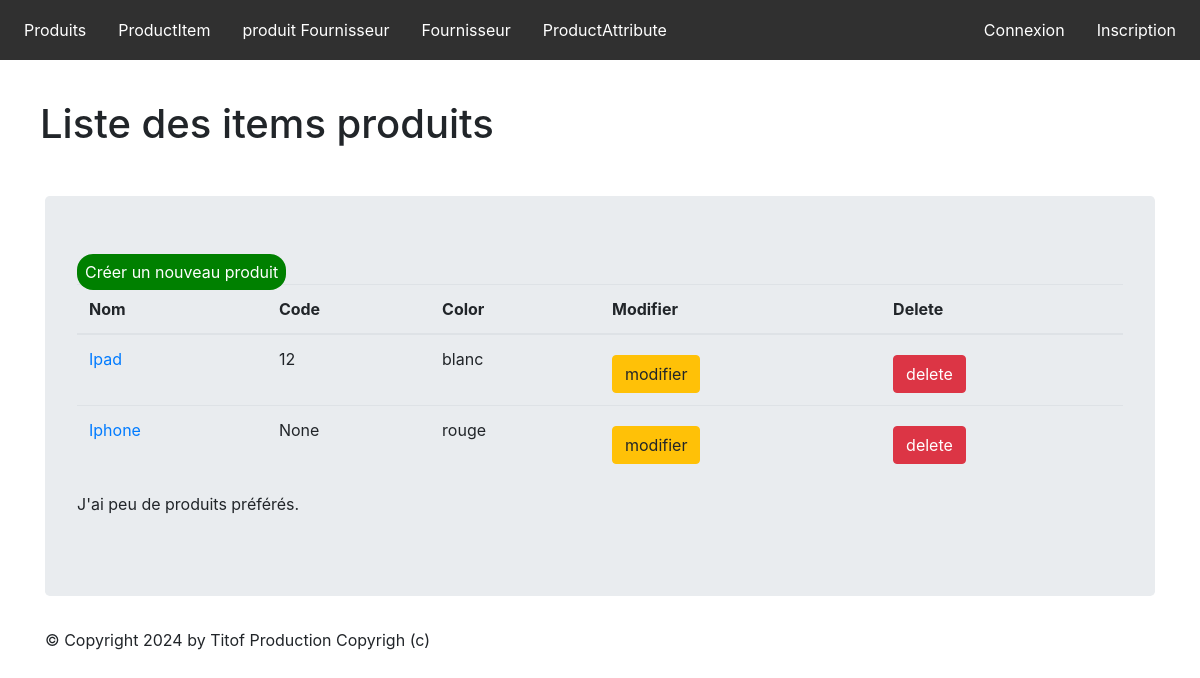
/monapp/productItem/list, run on the app's committed database.
### monapp/models.py (models this page shows, shortened)
class ProductItem(models.Model):
    class Meta:
        verbose_name = "Déclinaison Produit"
    color   = models.CharField(max_length=100)
    code    = models.CharField(max_length=10, null=True, blank=True, unique=True)
    product = models.ForeignKey('Product', on_delete=models.CASCADE)
    attributes  = models.ManyToManyField("ProductAttributeValue", related_name="product_item", null=True, blank=True)

class Product(models.Model):
    class Meta:
        verbose_name = "Produit"
    name          = models.CharField(max_length=100)
    code          = models.CharField(max_length=10, null=True, blank=True, unique=True)
    status        = models.SmallIntegerField(choices=PRODUCT_STATUS, default=0)
    date_creation = models.DateTimeField(blank=True, verbose_name="Date création")
    stock         = models.IntegerField(default= 0 ,validators=[MinValueValidator(0)])

### monapp/views.py (the view)
# urls.py: path("productItem/list",views.ProductItemListView.as_view(),name="productItem-list"),
class ProductItemListView(ListView):
    model = ProductItem
    template_name = "monapp/list_productsItem.html"
    context_object_name = "products"
    def get_queryset(self ) :
        return ProductItem.objects.order_by("color")
    def get_context_data(self, **kwargs):
        context = super(ProductItemListView, self).get_context_data(**kwargs)
        context['titremenu'] = "Liste des items produits"
        return context

### monapp/templates/monapp/list_productsItem.html (shortened to what this page needs)
{% extends 'monapp/base.html' %}
{% block menu %}
    <h1>    {{ titremenu }}    </h1>
{% endblock %}
{% block contenu %}
    <table class="table">
    <a class="btnCree" href="{% url 'productItem-add' %}">Créer un nouveau produit</a>
    <thead>
        <th>Nom</th>
        <th>Code</th>
        <th>Color</th>
        <th>Modifier</th>
        <th>Delete</th>
    </thead>
    <tbody>
    {% for prdct in products %}
    <tr>
        <td><a href="{% url 'productItem-detail' prdct.id %}">{{ prdct.product.name }}</a></td>
        <td>{{ prdct.code }} </td>
        <td>{{ prdct.color }} </td>
        <td>
            <a href="{% url 'productItem-update' prdct.id %}" class="btn btn-warning mt-2">modifier</a>
        </td>
        <td>
            <a href="{% url 'productItem-delete' prdct.id %}" class="btn btn-danger mt-2">delete</a>
        </td>
    </tr>
    {% endfor %}
    </tbody>
    </table>
    <p>
        J'ai
        {% if products|length < 5 %}
        peu de
        {% elif products|length < 10 %}
        quelques
        {% else %}
        beaucoup de
        {% endif %}
        produits préférés.
    </p>
{% endblock %}

### static/css/styles.css (style rules this page uses)
*, ul, li { padding: 0; margin: 0; }
a { text-decoration: none; }
h1 { padding: 1em; }
.btnCree { padding: .5em; background-color: green; color: white; border-radius: 1em; }

### data on the page
ProductItem: product.name "Ipad", code "12", color "blanc"
ProductItem: product.name "Iphone", code "None", color "rouge"

### other printed values
{{ titremenu }} "Liste des items produits"
